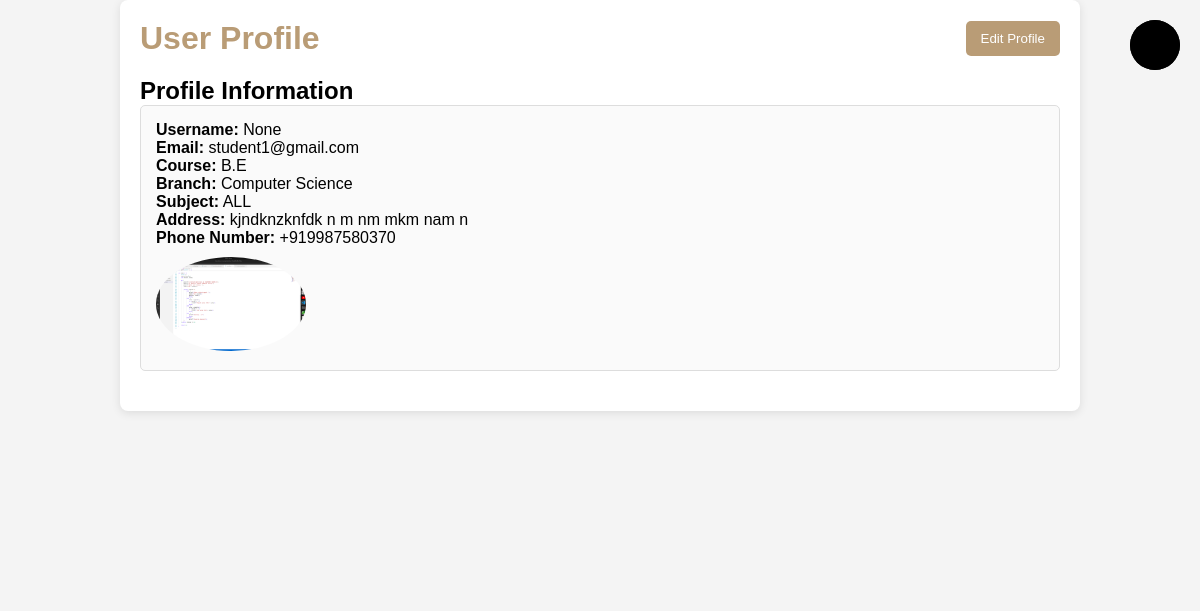
Page /profile/ (signed in) on the committed database.
### server/models.py (models this page shows, shortened)
class Profile(models.Model):
    profile_image = models.ImageField( upload_to='profile/', height_field=None, width_field=None, max_length=None, null=True , blank=True)
    user = models.OneToOneField(User, on_delete=models.CASCADE)
    course = models.TextField(null=True, blank=True)
    branch = models.TextField(_("Branch"),  null=True, blank=True)
    subject = models.TextField(_("Subject"),   null=True, blank=True)
    address = models.TextField(null=True, blank=True)
    phone_number= PhoneNumberField(null =  True, blank = True)

class User(AbstractBaseUser, PermissionsMixin):
    name = models.CharField(max_length=50)
    email = models.EmailField(max_length=254, unique=True)
    password = models.CharField(max_length=500)
    username = None
    is_active = models.BooleanField(default=True)  # Default to True for active users
    is_staff = models.BooleanField(default=False)  # Add is_staff field if missing
    is_proffesor = models.BooleanField(default=False)
    USERNAME_FIELD = 'email'
    REQUIRED_FIELDS = []
    objects = CustomUserManager()

### server/views.py (the view)
# urls.py: path('profile/', profile_view, name='profile'),
@login_required(login_url='login/')
def profile_view(request):
    profile = get_object_or_404(Profile, user=request.user)
    context = {
        'profile': profile,
        'editable': False,  # Editable status to toggle between viewing and editing
        'project_color': 'rgb(185, 156, 118)',  # Pass your project color scheme
    }
    return render(request, 'profile.html', context)

### server/templates/profile.html (shortened to what this page needs)
<!DOCTYPE html>
<html lang="en">
{% load static %}
<head>
    <link rel="stylesheet" href="{% static 'css/teacher/navbar.css' %}">
    <link rel="stylesheet" href="{% static 'css/profile.css' %}">
</head>
<body>
    <label for="active" class="menu-btn"></label>
    <div class="wrapper">
        <ul>
            <li><a href="{% url 'page_of_teacher' %}">Home</a></li>
            <li><a href="{% url 'profile' %}">Your Profile</a></li>
            <li><a href="#">Your Batch</a></li>
            <li><a href="#">Documents</a></li>
            <li><a href="#">Notices</a></li>
            <li><a href="{%url 'logout'%}">Logout</a></li>
        </ul>
    </div>
    <div class="container">
        <header>
            <h1>User Profile</h1>
            <button id="editButton">Edit Profile</button>
        </header>
        <section class="profile-info">
            <h2>Profile Information</h2>
            <div class="info">
                <p><strong>Username:</strong> {{ profile.user.username }}</p>
                <p><strong>Email:</strong> {{ profile.user.email }}</p>
                <p><strong>Course:</strong> {{ profile.course }}</p>
                <p><strong>Branch:</strong> {{ profile.branch }}</p>
                <p><strong>Subject:</strong> {{ profile.subject }}</p>
                <p><strong>Address:</strong> {{ profile.address }}</p>
                <p><strong>Phone Number:</strong> {{ profile.phone_number }}</p>
                {% if profile.profile_image %}
                    <img src="{{ profile.profile_image.url }}" alt="Profile Picture" class="profile-picture">
                {% else %}
                    <img src="{% static 'images/log.jpg' %}" alt="Profile Picture" class="profile-picture">
                {% endif %}
            </div>
        </section>
    </div>
</body>
</html>

### server/static/css/teacher/navbar.css (style rules this page uses)
* { margin: 0; padding: 0; box-sizing: border-box; font-family: 'Lato', sans-serif; font-family: 'Oswald', sans-serif; }
body { background: #2c3e50; }
.wrapper { position: fixed; top: 0; left: 0; height: 100%; width: 100%; background: linear-gradient(-135deg, #c850c0, #4158d0); background: linear-gradient(375deg, #1cc7d0, #2ede98); background: linear-gradient(-45deg, #e3eefe 0%, #efddfb 100%); clip-path: circle(25px at calc(0% + 45px) 45px); background: #000; clip-path: circle(25px at calc(100% - 45px) 45px); transition: all 0.3s ease-in-out; }
.menu-btn { position: absolute; z-index: 2; right: 20px; top: 20px; height: 50px; width: 50px; text-align: center; line-height: 50px; border-radius: 50%; font-size: 20px; color: #fff; cursor: pointer; background: #000; transition: all 0.3s ease-in-out; }
.wrapper ul { position: absolute; top: 50%; left: 50%; transform: translate(-50%, -50%); list-style: none; text-align: center; }
.wrapper ul li { margin: 15px 0; }
.wrapper ul li a { color: none; text-decoration: none; font-size: 30px; font-weight: 500; padding: 5px 30px; color: #fff; border-radius: 50px; background: #000; position: relative; line-height: 50px; transition: all 0.3s ease; }
.wrapper ul li a:after { position: absolute; content: ""; background: #fff; background: linear-gradient(#14ffe9, #ffeb3b, #ff00e0); width: 104%; height: 110%; left: -2%; top: -5%; border-radius: 50px; transform: scaleY(0); z-index: -1; animation: rotate 1.5s linear infinite; transition: transform 0.3s ease; }

### server/static/css/profile.css (style rules this page uses)
body { font-family: Arial, sans-serif; background-color: #f4f4f4; margin: 0; padding: 0; }
.container { width: 80%; margin: auto; padding: 20px; background-color: white; border-radius: 8px; box-shadow: 0 2px 10px rgba(0, 0, 0, 0.1); }
header { display: flex; justify-content: space-between; align-items: center; }
h1 { color: rgb(185, 156, 118); }
.profile-info { margin: 20px 0; }
.info { border: 1px solid #ddd; padding: 15px; border-radius: 5px; background-color: #fafafa; }
.profile-picture { max-width: 150px; border-radius: 50%; margin-top: 10px; }
button { background-color: rgb(185, 156, 118); color: white; padding: 10px 15px; border: none; border-radius: 5px; cursor: pointer; }

### rows in the picture
Profile: user.username "None", user.email "student1@gmail.com", course "B.E", branch "Computer Science", subject "ALL", address "kjndknzknfdk n m nm mkm nam n", phone_number "+919987580370", profile_image (picture)
